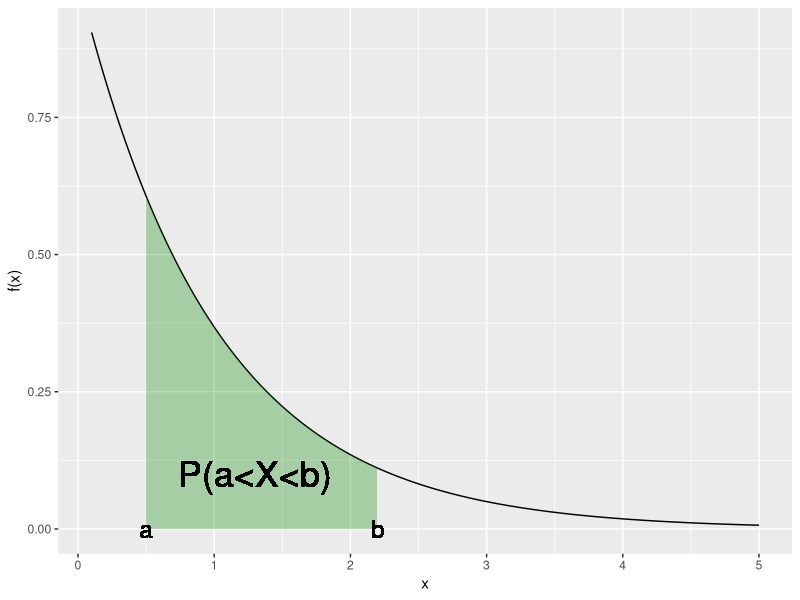
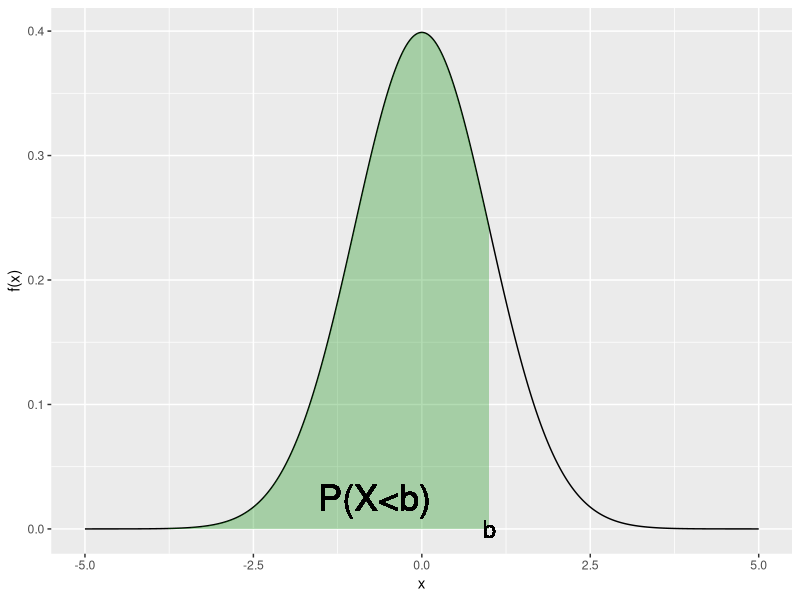
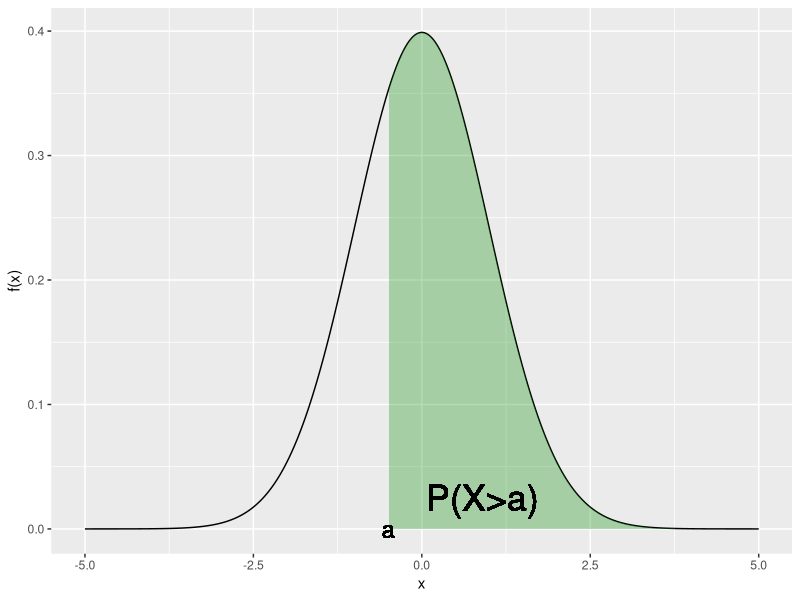
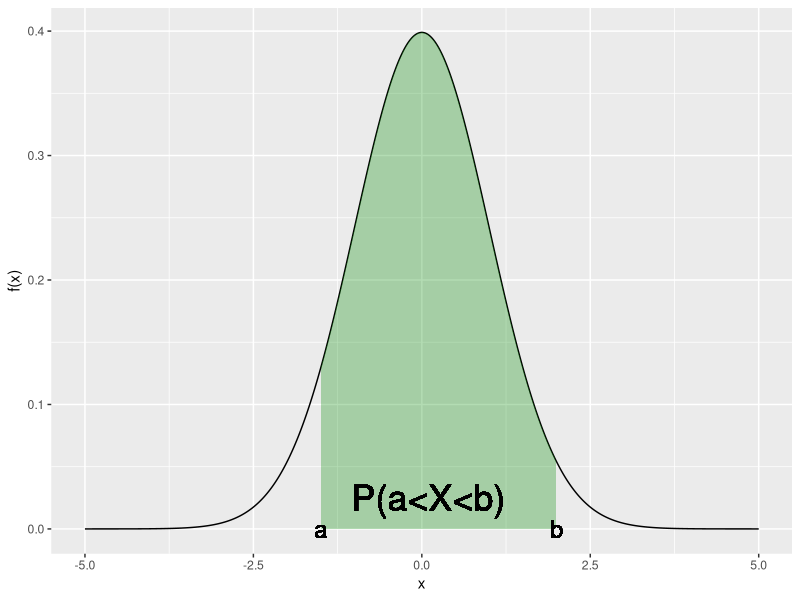
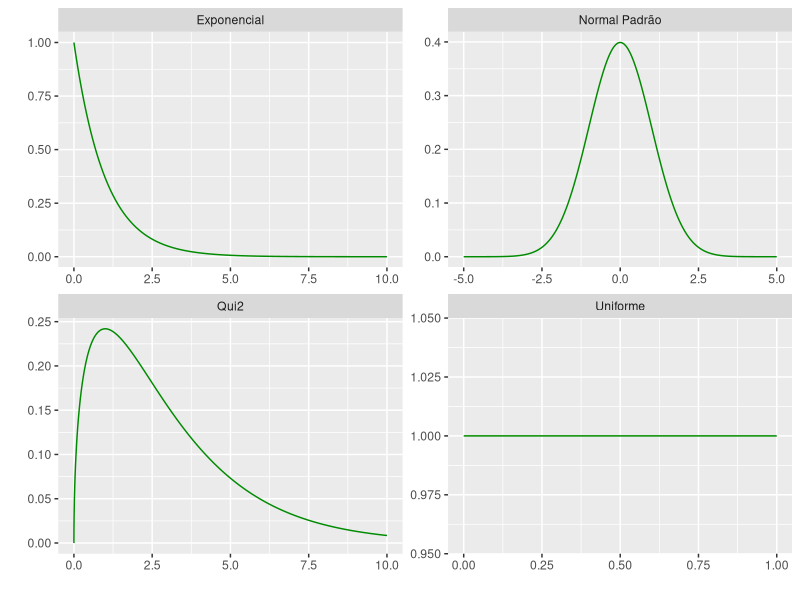
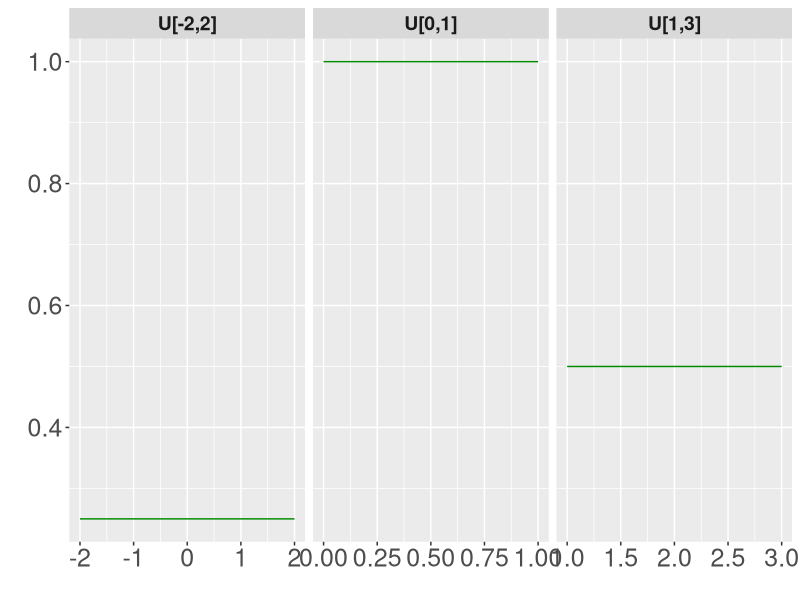
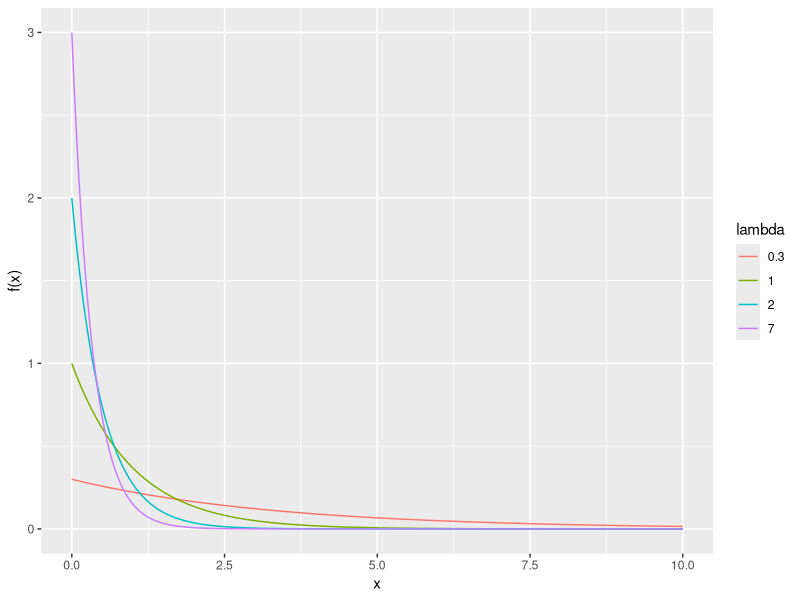
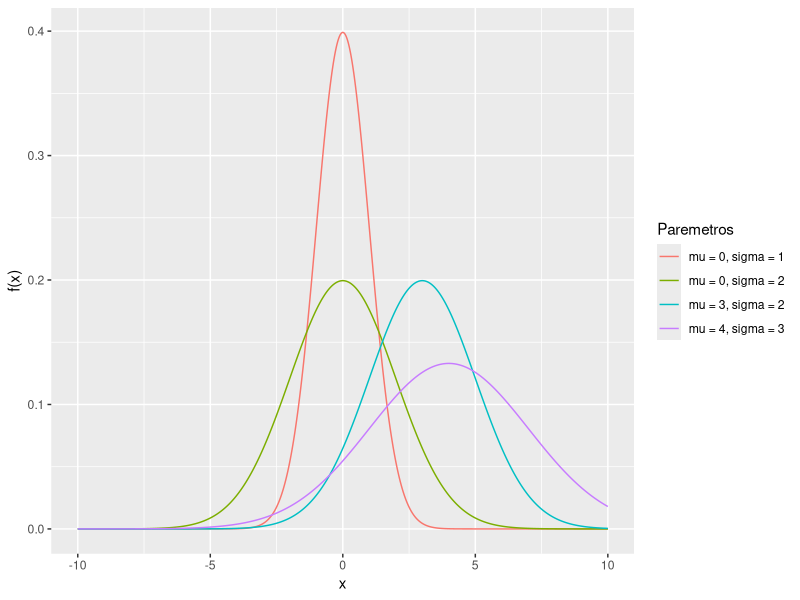

Source code (R) for these figures, in order:
## ---- chunk 1
knitr::opts_chunk$set(echo = TRUE)
## ---- chunk 2
library(ggplot2)
x <- seq(0.1, 5, length.out = 500)
y <- dexp(x, rate = 1)
data <- data.frame(x, y)
ggplot(data, aes(x=x, y=y)) +
  geom_line(size=.5) + 
  ylab("f(x)") + 
  geom_ribbon(data=subset(data,x>0.5 & x<2.2),aes(x=x,ymax=y),ymin=0,alpha=0.3, fill = "green4")  + 
  geom_text(aes(label = "a", x = 0.5, y = 0), size = 6)+ 
  geom_text(aes(label = "b", x = 2.2, y = 0), size = 6) + 
  geom_text(aes(label = "P(a<X<b)", x = 1.3, y = 0.1), size = 9)
## ---- chunk 3
x <- seq(-5, 5, length.out = 500)
y <- dnorm(x)
data <- data.frame(x, y)
ggplot(data, aes(x=x, y=y)) +
  geom_line(size=.5) + 
  ylab("f(x)") + 
  geom_ribbon(data=subset(data,x<1),aes(x=x,ymax=y),ymin=0,alpha=0.3, fill = "green4")  + 
  geom_text(aes(label = "b", x = 1, y = 0), size = 6) + 
  geom_text(aes(label = "P(X<b)", x = -0.7, y = 0.025), size = 9)
## ---- chunk 4
x <- seq(-5, 5, length.out = 500)
y <- dnorm(x)
data <- data.frame(x, y)
ggplot(data, aes(x=x, y=y)) +
  geom_line(size=.5) + 
  ylab("f(x)") + 
  geom_ribbon(data=subset(data,x>-0.5),aes(x=x,ymax=y),ymin=0,alpha=0.3, fill = "green4")  + 
  geom_text(aes(label = "a", x = -0.5, y = 0), size = 6) + 
  geom_text(aes(label = "P(X>a)", x = 0.9, y = 0.025), size = 9)
## ---- chunk 5
x <- seq(-5, 5, length.out = 500)
y <- dnorm(x)
data <- data.frame(x, y)
ggplot(data, aes(x=x, y=y)) +
  geom_line(size=.5) + 
  ylab("f(x)") + 
  geom_ribbon(data=subset(data,x>-1.5 & x<2),aes(x=x,ymax=y),ymin=0,alpha=0.3, fill = "green4")  + 
  geom_text(aes(label = "a", x = -1.5, y = 0), size = 6) + 
  geom_text(aes(label = "b", x = 2, y = 0), size = 6) +
  geom_text(aes(label = "P(a<X<b)", x = 0.1, y = 0.025), size = 9)
## ---- chunk 6
library(ggplot2)
x1 = seq(-5, 5, by = 0.001)
y1 = dnorm(x1)
x3 = seq(0,10, by = 0.001)
y3 = dexp(x3, rate = 1)
x5 = seq(0,1,by = 0.001)
y5 = dunif(x5)
x6 = seq(0,10, by = 0.001)
y6 = dchisq(x6, df = 3)

x = c(x1,x3,x5,x6)
y = c(y1,y3,y5,y6)
names = c(rep("Normal Padrão",length(x1)),  rep("Exponencial", length(x3)),  rep("Uniforme", length(x5)), rep("Qui2", length(x6)))
dados = data.frame(x,y,names)
ggplot(dados) + geom_line(aes(x,y), colour = "green4") + facet_wrap(names~., scales = "free") + xlab(" ") + ylab(" ")
## ---- chunk 7
library(ggplot2)
x1 = seq(0,1,by = 0.001)
y1 = dunif(x1)
x2 = seq(1,3,by = 0.001)
y2 = dunif(x2, min = 1, max = 3)
x3 = seq(-2,2,by = 0.001)
y3 = dunif(x3, min = -2, max = 2)
x = c(x1,x2,x3)
y = c(y1,y2,y3)
names = c(rep("U[0,1]",length(x1)),  rep("U[1,3]", length(x2)),rep("U[-2,2]", length(x3)))
dados = data.frame(x,y,names)
ggplot(dados) + geom_line(aes(x,y), colour = "green4") + facet_grid(.~names, scales = "free") + xlab(" ") + ylab(" ") + theme(strip.text = element_text(face="bold", size=14), axis.text=element_text(size=18))
## ---- chunk 8
# X: tempo de chegada do Joao à casa da Maria, X ~ U[15,45]
# P(X <= 40)
punif(40,min=15, max = 45)
## ---- chunk 9
# Y ~ U[-15,15] (forma alternativa)
# P(Y <= 10)
punif(10,min=-15, max = 15)
## ---- chunk 10
a = 0.87
b = 1.03
punif(1.02, a, b)-punif(0.98, a, b)
## ---- chunk 11
# Cuidado, por padrão punif assume que queremos uma U[0,1]
# O seguinte código esta errado! 
# (precisamos definir os parametros da dist. Uniforme)
punif(1.02) - punif(0.98) 
## ---- chunk 12
library(ggplot2)
x = seq(0,10, by = 0.001)
n = length(x)
y1 = dexp(x,rate = 1)
y2 = dexp(x, rate = 0.3)
y3 = dexp(x, rate = 2)
y4 = dexp(x, rate = 3)
x = rep(x,4)
y = c(y1,y2,y3,y4)
lambda = c(rep("1", n), rep("0.3",n), rep("2", n), rep("7",n))
dados = data.frame(x,y,lambda)
ggplot(dados) + geom_line(aes(x,y, colour=lambda)) + ylab("f(x)") 
## ---- chunk 13
# P(X >= 3) = 1-P(X<3) = 1-P(X<=3)
lambda = 2/3
1-pexp(3, rate = lambda)
## ---- chunk 14
lambda = 1/3
# P(X<2) = P(X<=2)
pexp(2, rate = lambda)
1-exp(-2/3)
## ---- chunk 15
1-pexp(2, rate = 0.7)
## ---- chunk 16
library(ggplot2)
x = seq(-10,10, by = 0.001)
n = length(x)
y1 = dnorm(x)
y2 = dnorm(x, mean = 0, sd = 2)
y3 = dnorm(x, mean = 3, sd = 2)
y4 = dnorm(x, mean = 4, sd = 3)
x = rep(x,4)
y = c(y1,y2,y3,y4)
Paremetros = c(rep("mu = 0, sigma = 1", n), rep("mu = 0, sigma = 2",n), rep("mu = 3, sigma = 2", n), rep("mu = 4, sigma = 3",n))
dados = data.frame(x,y,Paremetros)
ggplot(dados) + geom_line(aes(x,y, colour=Paremetros)) + ylab("f(x)")
## ---- chunk 17
# P(X<= -3)
pnorm(-3)
# P(X>3)
1-pnorm(3)
# (c) P(-2 <= X <= 2)
pnorm(2)-pnorm(-2)
## ---- chunk 18
pnorm(-5)
## ---- chunk 19
pnorm(0.5)-pnorm(-0.5)
